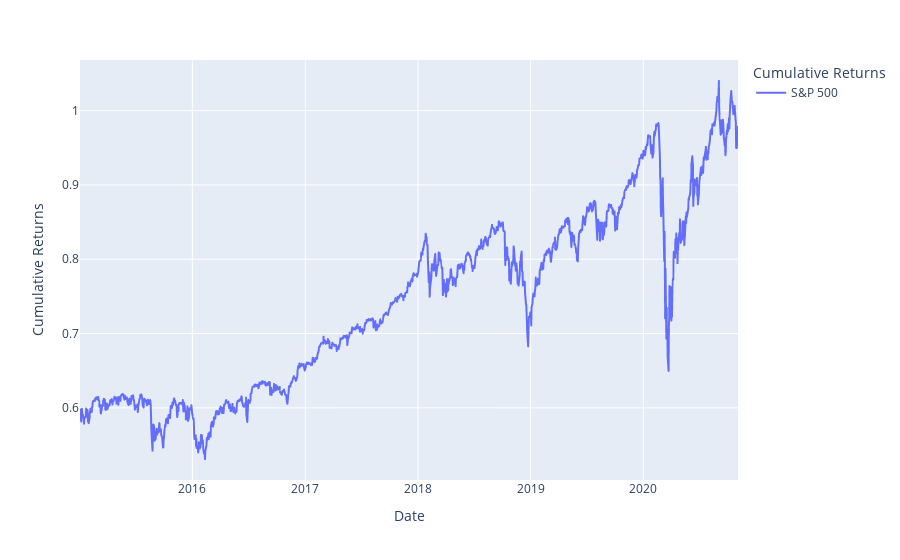

Here is the notebook cell this chart was saved with:
### Code cell
# Plot cumulative returns of S&P 500
cumulative_returns_plot(sp500_cumulative_returns_df)

### Figure 1 — Plotly figure (JSON) as saved in the notebook; plotly's stock layout.template omitted (floating-point values rounded to 4 significant figures; data arrays with more than 128 entries replaced by an {"elided": "..."} marker saying what was removed)
{"data": [{"hovertemplate": "Cumulative Returns=S&P 500<br>Date=%{x}<br>value=%{y}<extra></extra>", "legendgroup": "S&P 500", "line": {"color": "#636efa", "dash": "solid"}, "mode": "lines", "name": "S&P 500", "showlegend": true, "type": "scattergl", "x": {"elided": "1471 str values"}, "xaxis": "x", "y": {"elided": "1471 float values"}, "yaxis": "y"}], "layout": {"autosize": true, "legend": {"title": {"text": "Cumulative Returns"}, "tracegroupgap": 0}, "margin": {"t": 60}, "xaxis": {"anchor": "y", "autorange": true, "domain": [0, 1], "range": ["2015-01-02", "2020-11-03"], "title": {"text": "Date"}, "type": "date"}, "yaxis": {"anchor": "x", "autorange": true, "domain": [0, 1], "range": [0.5029, 1.068], "title": {"text": "Cumulative Returns"}, "type": "linear"}}}
